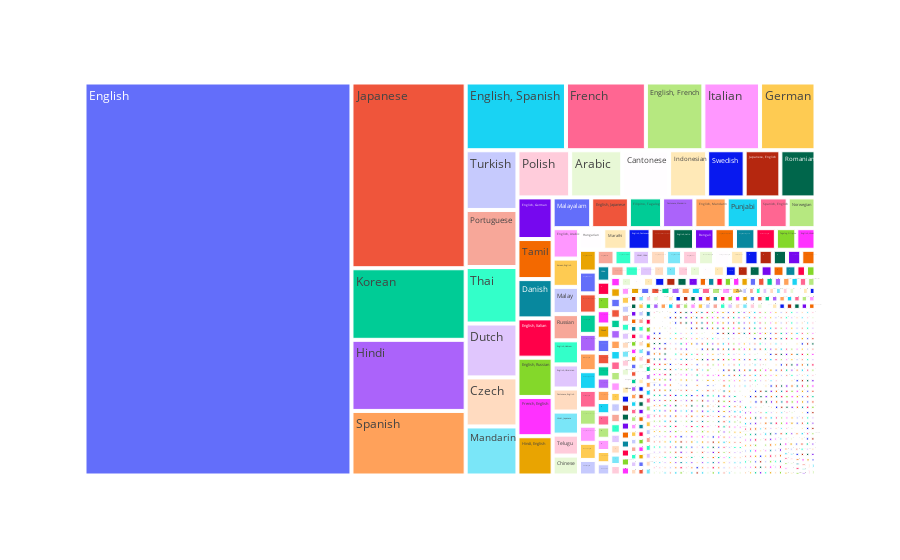

Source (notebook cell):
### Markdown cell above
> - Secondly **I create a list** that contains the **top 10 languages** that are spoken in the Tv Series.

### Code cell
ax= px.treemap(df_movie_lan,path=["Languages"])
ax.show()

### Figure 1 — Plotly figure (JSON) as saved in the notebook; plotly's stock layout.template omitted (floating-point values rounded to 4 significant figures; data arrays with more than 128 entries replaced by an {"elided": "..."} marker saying what was removed)
{"data": [{"branchvalues": "total", "domain": {"x": [0, 1], "y": [0, 1]}, "hovertemplate": "labels=%{label}<br>count=%{value}<br>parent=%{parent}<br>id=%{id}<extra></extra>", "ids": {"elided": "1298 str values"}, "labels": {"elided": "1298 str values"}, "name": "", "parents": {"elided": "1298 str values"}, "type": "treemap", "values": {"elided": "1298 int values"}}], "layout": {"legend": {"tracegroupgap": 0}, "margin": {"t": 60}}}
